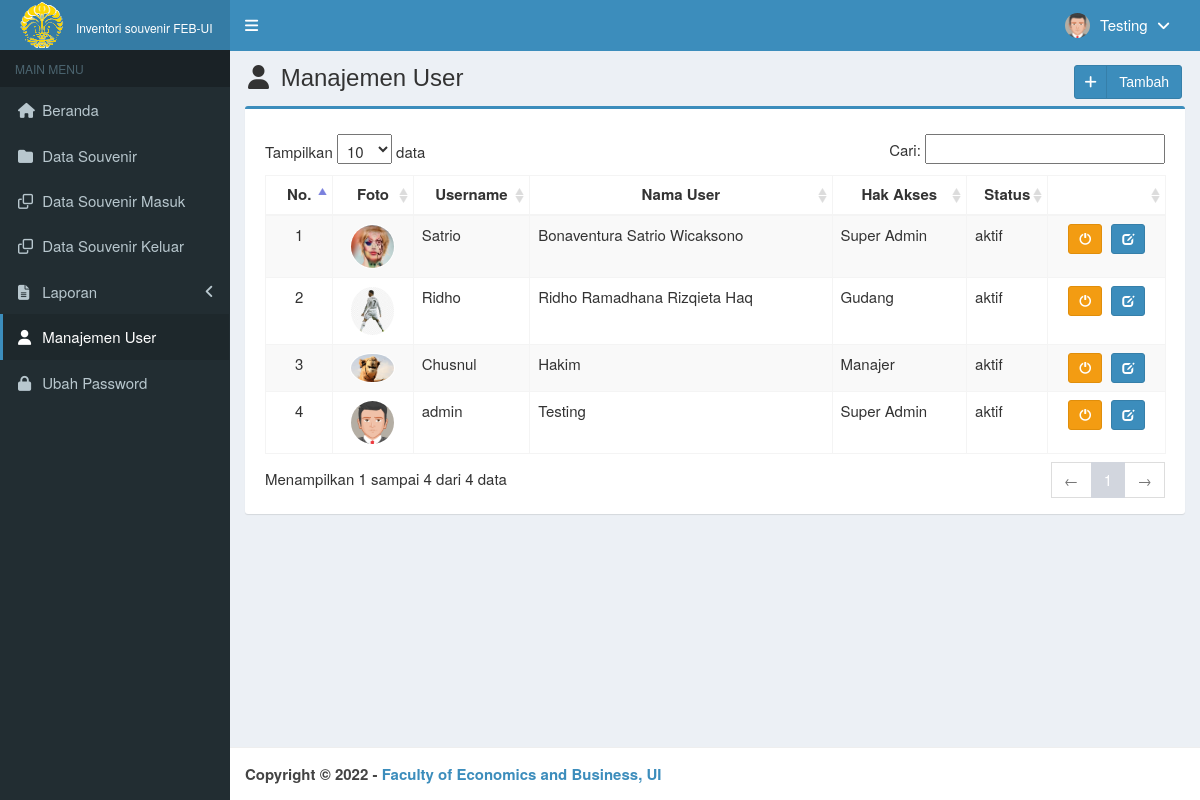
The app's page /main.php?module=user (signed in) with its own data.
### tables this page shows
CREATE TABLE `is_users` (
  `id_user` int(3) NOT NULL AUTO_INCREMENT,
  `username` varchar(50) NOT NULL,
  `nama_user` varchar(50) NOT NULL,
  `password` varchar(50) NOT NULL,
  `email` varchar(50) DEFAULT NULL,
  `telepon` varchar(13) DEFAULT NULL,
  `foto` varchar(100) DEFAULT NULL,
  `hak_akses` enum('Super Admin','Manajer','Gudang') NOT NULL,
  `status` enum('aktif','blokir') NOT NULL DEFAULT 'aktif',
  `created_at` timestamp NOT NULL DEFAULT CURRENT_TIMESTAMP,
  `updated_at` timestamp NOT NULL DEFAULT CURRENT_TIMESTAMP ON UPDATE CURRENT_TIMESTAMP,
  PRIMARY KEY (`id_user`),
  KEY `level` (`hak_akses`)
);

### modules/user/view.php (the view, shortened to what this page needs)
<section class="content-header">
  <h1>
    <i class="fa fa-user icon-title"></i> Manajemen User
    <a class="btn btn-primary btn-social pull-right" href="?module=form_user&form=add" title="Tambah Data" data-toggle="tooltip">
      <i class="fa fa-plus"></i> Tambah
    </a>
  </h1>
</section>
<section class="content">
  <div class="row">
    <div class="col-md-12">
      <div class="box box-primary">
        <div class="box-body">
          <table id="dataTables1" class="table table-bordered table-striped table-hover">
            <thead>
              <tr>
                <th class="center">No.</th>
                <th class="center">Foto</th>
                <th class="center">Username</th>
                <th class="center">Nama User</th>
                <th class="center">Hak Akses</th>
                <th class="center">Status</th>
                <th class="center"></th>
              </tr>
            </thead>
            <tbody>
            <?php
            $no = 1;
            $query = mysqli_query($mysqli, "SELECT * FROM is_users ORDER BY id_user DESC")
                                            or die('Ada kesalahan pada query tampil data user: '.mysqli_error($mysqli));
            while ($data = mysqli_fetch_assoc($query)) {
              echo "<tr>
                      <td width='50' class='center'>$no</td>";
                      if ($data['foto']=="") { ?>
                        <td class='center'><img class='img-user' src='images/user/user-default.png' width='45'></td>
                      <?php
                      } else { ?>
                        <td class='center'><img class='img-user' src='images/user/<?php echo $data['foto']; ?>' width='45'></td>
                      <?php
                      }
              echo "  <td>$data[username]</td>
                      <td>$data[nama_user]</td>
                      <td>$data[hak_akses]</td>
                      <td>$data[status]</td>
                      <td class='center' width='100'>
                          <div>";
                          if ($data['status']=='aktif') { ?>
                            <a data-toggle="tooltip" data-placement="top" title="Blokir" style="margin-right:5px" class="btn btn-warning btn-sm" href="modules/user/proses.php?act=off&id=<?php echo $data['id_user'];?>">
                                <i style="color:#fff" class="glyphicon glyphicon-off"></i>
                            </a>
            <?php
                          }
                          else { ?>
                            <a data-toggle="tooltip" data-placement="top" title="Aktifkan" style="margin-right:5px" class="btn btn-success btn-sm" href="modules/user/proses.php?act=on&id=<?php echo $data['id_user'];?>">
                                <i style="color:#fff" class="glyphicon glyphicon-ok"></i>
                            </a>
            <?php
                          }
              echo "      <a data-toggle='tooltip' data-placement='top' title='Ubah' class='btn btn-primary btn-sm' href='?module=form_user&form=edit&id=$data[id_user]'>
                                <i style='color:#fff' class='glyphicon glyphicon-edit'></i>
                            </a>
                          </div>
                      </td>
                    </tr>";
              $no++;
            }
            ?>
            </tbody>
          </table>
        </div>
      </div>
    </div>
  </div>
</section><!-- /.content

### top-menu.php (shortened to what this page needs)
<?php
require_once "config/database.php";
$query = mysqli_query($mysqli, "SELECT id_user, nama_user, foto, hak_akses FROM is_users WHERE id_user='$_SESSION[id_user]'")
                                or die('Ada kesalahan pada query tampil Manajemen User: '.mysqli_error($mysqli));
$data = mysqli_fetch_assoc($query);
?>
<li class="dropdown user user-menu">
  <a href="#" class="dropdown-toggle" data-toggle="dropdown">
  <?php
  if ($data['foto']=="") { ?>
    <img src="images/user/user-default.png" class="user-image" alt="User Image"/>
  <?php
  }
  else { ?>
    <img src="images/user/<?php echo $data['foto']; ?>" class="user-image" alt="User Image"/>
  <?php
  }
  ?>
    <span class="hidden-xs"><?php echo $data['nama_user']; ?> <i style="margin-left:5px" class="fa fa-angle-down"></i></span>
  </a>
</li>

### css/style.css (style rules this page uses)
.btn-social *:first-child { border-right: 1px solid rgba(0, 0, 0, 0.1); bottom: 0; font-size: 1em !important; left: 0; line-height: 32px !important; position: absolute; text-align: center; top: 0; width: 32px !important; }
.content-header { padding: 15px 18px 0; position: relative; }
.center { text-align:center; }
.img-user { border: 1px solid #fff; border-radius: 100%; }
.icon-title { margin-right: 5px; }
body { background-color: #fff; color: #333; font-size: 15px; line-height: 1.42857; }

### records on screen
is_users: foto (picture), nama_user "Testing", username "admin", hak_akses "Super Admin", status "aktif"
is_users: foto (picture), username "Satrio", nama_user "Bonaventura Satrio Wicaksono", hak_akses "Super Admin", status "aktif"
is_users: foto (picture), username "Ridho", nama_user "Ridho Ramadhana Rizqieta Haq", hak_akses "Gudang", status "aktif"
is_users: foto (picture), username "Chusnul", nama_user "Hakim", hak_akses "Manajer", status "aktif"
